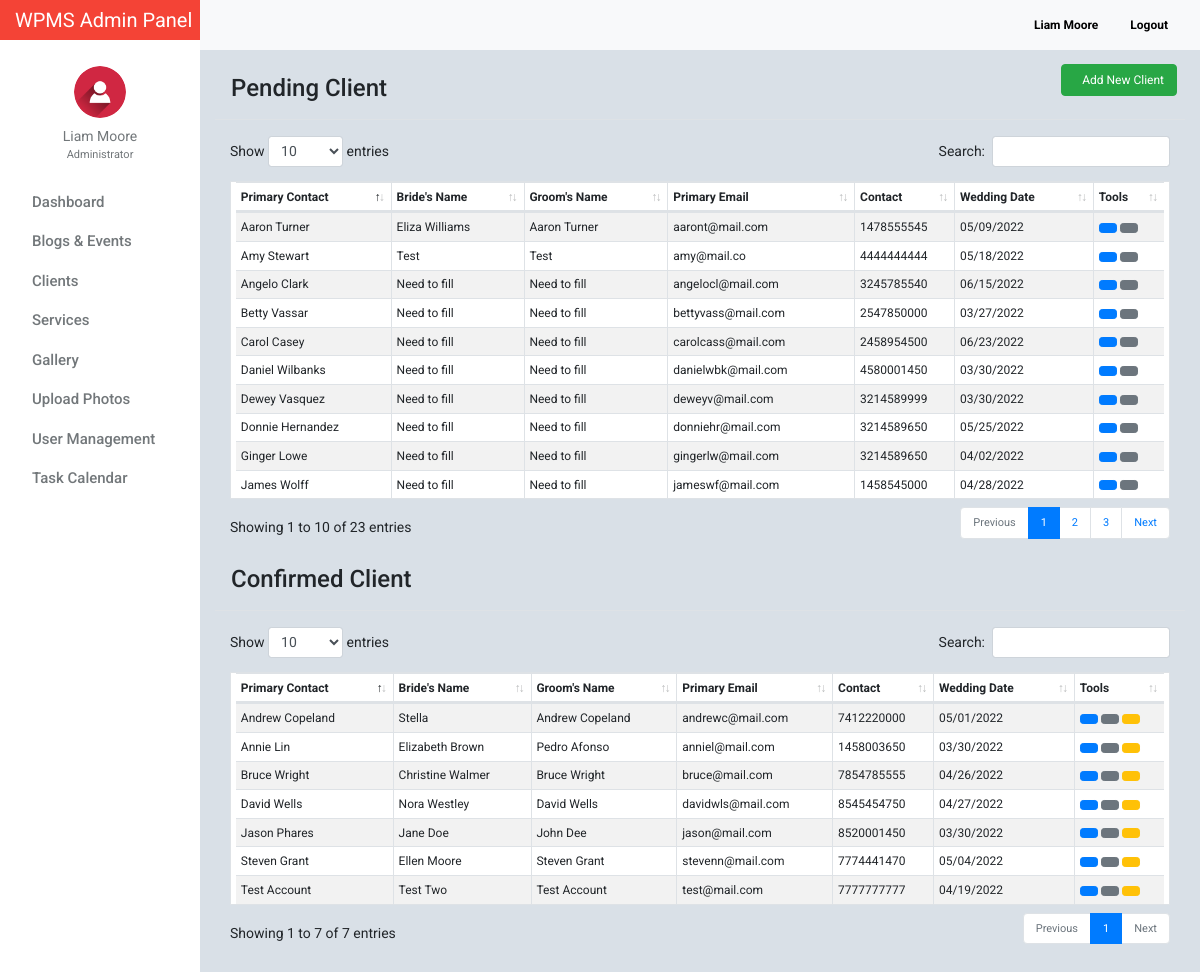
The page /admin/client.php (signed in) on the database its author committed.
### tables this page shows
CREATE TABLE `tblusers` (
  `id` int(11) NOT NULL,
  `firstname` varchar(32) NOT NULL,
  `lastname` varchar(32) NOT NULL,
  `gender` enum('m','f') NOT NULL,
  `username` varchar(50) NOT NULL,
  `password` varchar(50) NOT NULL,
  `email` varchar(100) NOT NULL,
  `designation` varchar(100) NOT NULL,
  `address` text NOT NULL,
  `access_level` enum('0','1','2') NOT NULL,
  `profile_picture` varchar(100) NOT NULL,
  `date_created` varchar(100) NOT NULL
);

CREATE TABLE `tblaccounts_detail` (
  `id` int(11) NOT NULL,
  `user_id` int(11) NOT NULL,
  `firstname` varchar(32) NOT NULL,
  `lastname` varchar(32) NOT NULL,
  `phone` varchar(20) NOT NULL,
  `city` varchar(50) NOT NULL,
  `datetime_created` timestamp NOT NULL DEFAULT current_timestamp(),
  `description` text NOT NULL,
  `location` text NOT NULL,
  `expectation_visitor` varchar(100) NOT NULL,
  `cash_advanced` decimal(10,2) NOT NULL,
  `status` varchar(100) NOT NULL DEFAULT 'pending',
  `date_signed` datetime NOT NULL
);

CREATE TABLE `tblweddingbook` (
  `booking_id` int(11) NOT NULL,
  `user_id` int(11) NOT NULL,
  `bride` varchar(32) NOT NULL,
  `groom` varchar(32) NOT NULL,
  `wedding_type` int(11) NOT NULL,
  `user_email` varchar(100) NOT NULL,
  `wedding_date` varchar(100) NOT NULL,
  `organizer_id` int(11) NOT NULL
);

### admin/include/database.php (called while the page is built, shortened)
<?php
class Database
{
    public $connection;
    public function open_connection()
    {
        $this->connection = mysqli_connect(DB_HOST, DB_USER, DB_PASS, DB_NAME);
    }
    public function query($sql)
    {
        $result = mysqli_query($this->connection, $sql);
        return $result;
    }
}
$db = new Database();
?>

### admin/include/db_object.php (called while the page is built, shortened)
<?php
class DB_Object
{
    public static function find_by_id($id) {
        $the_result_array = static::find_by_query("SELECT * FROM " . static::$db_table . " WHERE id = $id ORDER BY id DESC  LIMIT 1 ");
        return !empty($the_result_array) ? array_shift($the_result_array) : false;
    }
    public static function find_by_query($sql) {
        global $db;
        $result_set = $db->query($sql);
        $the_object_array = array();
        while($row = mysqli_fetch_array($result_set)) {
            $the_object_array[] = static::instantiation($row);
        }
        return $the_object_array;
    }
    public static function instantiation($the_record){
        $the_object = new $calling_class;
        foreach($the_record as $the_attribute => $value)
        {
            if($the_object->has_the_attribute($the_attribute)) {
                $the_object->$the_attribute = $value;
            }
        }
        return $the_object;
    }
    private function has_the_attribute($the_attribute) {
        $object_properties = get_object_vars($this);
        return array_key_exists($the_attribute, $object_properties);
    }
}
?>

### admin/include/Users.php (called while the page is built, shortened)
<?php
class Users extends DB_Object
{
    public $profile_picture;
    public $upload_directory = "upload/users";
    public $image_placeholder = "http://placehold.it/64x64&text=images";
    public function profile_picture_picture() {
        return empty($this->profile_picture) ? $this->image_placeholder : $this->upload_directory. '/' .$this->profile_picture;
    }
}
?>

### admin/include/Booking.php (called while the page is built, shortened)
<?php
class Booking extends DB_Object
{
    public static function getBooking() {
        global $db;
        $sql = "SELECT * FROM tblaccounts_detail INNER JOIN tblweddingbook ON tblweddingbook.user_id = tblaccounts_detail.user_id WHERE tblaccounts_detail.status = 'pending' ORDER BY booking_id ASC";
        $result_set = $db->query($sql);
        $the_object_array = array();
        while($row = mysqli_fetch_array($result_set)) {
            $the_object_array[] = static::instantiation($row);
        }
        return $the_object_array;
    }
     public static function ConfirmedBooking() {
        global $db;
        $sql = "SELECT * FROM tblaccounts_detail INNER JOIN tblweddingbook ON tblweddingbook.user_id = tblaccounts_detail.user_id WHERE tblaccounts_detail.status = 'confirm' ORDER BY booking_id ASC";
        $result_set = $db->query($sql);
        $the_object_array = array();
        while($row = mysqli_fetch_array($result_set)) {
            $the_object_array[] = static::instantiation($row);
        }
        return $the_object_array;
    }
}
?>

### admin/client.php (the view, shortened to what this page needs)
<?php
     $booking =  Booking::getBooking();
     $booking_confirm =  Booking::ConfirmedBooking();
?>
<?php $users_profile = Users::find_by_id($_SESSION['id']); ?>
<!doctype html>
<html lang="en">
<head>
    <link href="css/bootstrap.min.css" rel="stylesheet">
    <link href="css/dashboard.css" rel="stylesheet">
    <link href="css/dataTables.bootstrap4.min.css" rel="stylesheet">
    <link rel="stylesheet" type="text/css"
          href="https://cdn.materialdesignicons.com/2.1.19/css/materialdesignicons.min.css">
</head>
<body>
<?php include_once 'include/sidebar.php'; ?>
<div class="d-flex justify-content-between flex-wrap flex-md-nowrap align-items-center pb-2 mb-3 border-bottom">
    <h6 class="h4 mt-4 ml-3">Pending Client</h6>
    <div class="btn-toolbar mb-md-0">
        <div class="btn-group mr-2">
            <a class="btn btn-md btn-success" style="font-size: 12px;" href="client_add.php"><i class="mdi mdi-account-plus mr-2"></i> Add New Client</a>
        </div>
    </div>
</div>
<table id="pending" class="table table-striped table-bordered table-hover table-sm" cellspacing="0" width="100%" style="background: white;padding: 0 5px;">
    <thead>
        <tr>
            <th>Primary Contact</th>
            <th>Bride's Name</th>
            <th>Groom's Name</th>
            <th>Primary Email</th>
            <th>Contact</th>
            <th>Wedding Date</th>
            <th>Tools</th>
        </tr>
    </thead>
    <tbody>
    <?php foreach ($booking as $bookWedding) : ?>
        <tr>
            <td class=""><?= $bookWedding->firstname . ' ' . $bookWedding->lastname;?></td>
            <td class="">
                <?= (empty($bookWedding->bride)) ?  'Need to fill' :  $bookWedding->bride; ?>
            </td>
            <td class=""><?= (empty($bookWedding->groom)) ?  'Need to fill' :  $bookWedding->groom; ?></td>
            <td class=""><?= $bookWedding->user_email; ?></td>
            <td class=""> <?= $bookWedding->phone; ?></td>
            <td class=""><?= (empty($bookWedding->wedding_date)) ?  'N/A' :  $bookWedding->wedding_date; ?></td>
            <td>
                <a href="client_assign.php?booking=<?= $bookWedding->booking_id; ?>&user_id=<?= $bookWedding->user_id; ?>" class="btn btn-primary btn-sm" data-toggle="tooltip" data-placement="top" title="Assign user to weddings"><i class="mdi mdi-clipboard-account"></i></a>
                <a href="client_edit.php?booking=<?= $bookWedding->booking_id; ?>&user_id=<?= $bookWedding->user_id; ?>" class="btn btn-secondary btn-sm" data-toggle="tooltip" data-placement="top" title="Edit client account information"><i class="mdi mdi-account-edit"></i></a>
            </td>
        </tr>
    <?php endforeach; ?>
</tbody>
</table>
<div class="d-flex justify-content-between flex-wrap flex-md-nowrap align-items-center pb-2 mb-3 border-bottom">
    <h6 class="h4 mt-4 ml-3">Confirmed Client</h6>
</div>
<table id="confirmed" class="table table-striped table-hover table-bordered table-sm" cellspacing="0" width="100%" style="background: white;padding: 0 5px;">
    <thead>
        <tr>
            <th>Primary Contact</th>
            <th>Bride's Name</th>
            <th>Groom's Name</th>
            <th>Primary Email</th>
            <th>Contact</th>
            <th>Wedding Date</th>
            <th>Tools</th>
        </tr>
    </thead>
    <tbody>
    <?php foreach ($booking_confirm as $booking_confirm_row) : ?>
        <tr>
            <td class=""><?= $booking_confirm_row->firstname . ' ' . $booking_confirm_row->lastname;?></td>
            <td class="">
                <?= (empty($booking_confirm_row->bride)) ?  'Need to fill' :  $booking_confirm_row->bride; ?>
            </td>
            <td class=""><?= (empty($booking_confirm_row->groom)) ?  'Need to fill' :  $booking_confirm_row->groom; ?></td>
            <td class=""><?= $booking_confirm_row->user_email; ?></td>
            <td class=""> <?= $booking_confirm_row->phone; ?></td>
            <td class=""><?= (empty($booking_confirm_row->wedding_date)) ?  'N/A' :  $booking_confirm_row->wedding_date; ?></td>
            <td>
                <a href="client_assign.php?booking=<?= $booking_confirm_row->booking_id; ?>&user_id=<?= $booking_confirm_row->user_id; ?>" class="btn btn-primary btn-sm" data-toggle="tooltip" data-placement="top" title="Assign user to weddings"><i class="mdi mdi-clipboard-account"></i></a>
                <a href="client_edit.php?booking=<?= $booking_confirm_row->booking_id; ?>&user_id=<?= $booking_confirm_row->user_id; ?>" class="btn btn-secondary btn-sm" data-toggle="tooltip" data-placement="top" title="Edit client account information"><i class="mdi mdi-account-edit"></i></a>
                <a href="client_manage_account_details.php?booking_id=<?= $booking_confirm_row->booking_id; ?>&user_id=<?= $booking_confirm_row->user_id; ?>" class="btn btn-warning btn-sm" data-toggle="tooltip" data-placement="top" title="Enter client workbook to manage all wedding details"><i class="mdi mdi-account-card-details"></i></a>
            </td>
        </tr>
    <?php endforeach; ?>
</tbody>
</table>
</main>
</div>
</div>
</body>
</html>

### admin/include/sidebar.php (shortened to what this page needs)
<nav class="navbar sticky-top p-0" style="width: 16.7%;background-color: #f44336;">
    <a class="navbar-brand col-sm-3 col-md-2 mr-0" style="color:white;" href="dashboard.php">
        WPMS Admin Panel
    </a>
</nav>
<div class="container-fluid">
    <div class="row">
        <nav class="col-md-2 d-none d-md-block bg-light sidebar">
            <div class="sidebar-sticky">
                <ul class="nav flex-column">
                    <li class="nav-item mt-3">
                        <div class="text-center">
                            <a href="users_profile.php" class="user-button">
                                <img src="<?= $users_profile->profile_picture_picture(); ?>" class="img-fluid rounded-circle" width="52" height="52" alt="">
                                <div class="user-profile"><?= $users_profile->firstname . ' ' . $users_profile->lastname; ?></div>
                            </a>
                                <div class="text-center mt-0" style="font-size: 11px;color:#72777a;">
                                    <?= ($users_profile->designation == 0) ? 'Administrator' : 'Moderator'; ?>
                                </div>
                        </div>
                    </li>
                    <li class="nav-item"><div class="dropdown-divider"></div></li>
                    <li class="nav-item">
                        <a class="nav-link" href="dashboard.php">
                            Dashboard <span class="sr-only">(current)</span>
                        </a>
                    </li>
                    <li class="nav-item"><div class="dropdown-divider"></div></li>
                    <li class="nav-item">
                        <a class="nav-link" href="blog_events.php">
                            Blogs &amp; Events
                        </a>
                    </li>
                    <li class="nav-item"><div class="dropdown-divider"></div></li>
                    <li class="nav-item">
                        <a class="nav-link" href="client.php" >
                            Clients
                        </a>
                    </li>
                    <li class="nav-item"><div class="dropdown-divider"></div></li>
                    <li class="nav-item">
                        <a class="nav-link" href="service_list.php">
                            Services
                        </a>
                    </li>
                    <li class="nav-item"><div class="dropdown-divider"></div></li>
                    <li class="nav-item">
                        <a class="nav-link" href="photos_view.php">
                            Gallery
                        </a>
                    </li>
                    <li class="nav-item"><div class="dropdown-divider"></div></li>
                    <li class="nav-item">
                        <a class="nav-link" href="photos_add.php">
                            Upload Photos
                        </a>
                    </li>
                    <li class="nav-item"><div class="dropdown-divider"></div></li>
                    <li class="nav-item">
                        <a class="nav-link" href="users.php">
                            User Management
                        </a>
                    </li>
                    <li class="nav-item"><div class="dropdown-divider"></div></li>
                    <li class="nav-item">
                        <a class="nav-link" href="task_all_calendar.php">
                            Task Calendar
                        </a>
                    </li>
                </ul>
            </div>
        </nav>
        <main role="main" class="col-md-9 ml-sm-auto col-lg-10" style="margin-top: -40px;z-index: 999">
            <nav class="navbar navbar-expand-lg navbar-light bg-light" style="margin-left:-15px;margin-right: -15px;">
                <button class="navbar-toggler" type="button" data-toggle="collapse" data-target="#navbarNav" aria-controls="navbarNav" aria-expanded="false" aria-label="Toggle navigation">
                </button>
                <div class="form-inline my-2 my-lg-0">
                    <a class="nav-link" href="users_profile.php"><b><?= ucfirst($users_profile->firstname) . ' ' . ucfirst($users_profile->lastname); ?></b></a>
                    <a class="nav-link" href="logout.php"><b><i class="mdi mdi-logout" style="color: #f44336!important;"></i> Logout</b></a>
                </div>
            </nav>

### admin/css/dashboard.css (style rules this page uses)
body { font-size: .875rem; font-family: 'Roboto', 'Segoe UI',sans-serif; background: #D9E0E7; }
.sidebar { position: fixed; top: 0; bottom: 0; left: 0; z-index: 100; padding: 0; box-shadow: inset -1px 0 0 rgba(0, 0, 0, .1); background-color: #fff; }
.sidebar-sticky { position: -webkit-sticky; position: sticky; top: 40px; height: calc(100vh - 48px); height: 100% !important; padding-top: 2.5rem; overflow-x: hidden; overflow-y: auto; background-color: #fff; }
.sidebar .nav-link { font-weight: 500; color: #72777a; font-size: 15px; text-transform: capitalize; transition: all 2s linear; font-family: 'Roboto', sans-serif; }
.nav.flex-column li.nav-item:nth-child(2) { margin-top:10px; }
.user-profile { color: #72777a; margin-top: 8px; }
img.img-fluid.rounded-circle { margin-top: 10px; }
.form-inline.my-2.my-lg-0 a.nav-link { color: black; font-size: 12px; }
.dropdown-divider { border-top: 1px solid #fff; }
.nav.flex-column a.nav-link { padding: .0rem 1rem; }
.user-profile { text-transform: capitalize; }
.btn-group.mr-2 { border-top-right-radius: 0 !important; border-left-right-radius: 0 !important; }

### admin/client.php (style rules this page uses)
body { margin-bottom: 3%; }
table.table.table-striped.table-bordered.table-sm { font-size:12px; }

### rows shown on the page
tblusers: profile_picture (picture), firstname "Liam", lastname "Moore"
tblaccounts_detail: firstname "Dewey", lastname "Vasquez", shows "Need to fill", tblweddingbook.user_email "deweyv@mail.com", phone "3214589999", tblweddingbook.wedding_date "03/30/2022"
tblaccounts_detail: firstname "Daniel", lastname "Wilbanks", shows "Need to fill", tblweddingbook.user_email "danielwbk@mail.com", phone "4580001450", tblweddingbook.wedding_date "03/30/2022"
tblaccounts_detail: firstname "Ginger", lastname "Lowe", shows "Need to fill", tblweddingbook.user_email "gingerlw@mail.com", phone "3214589650", tblweddingbook.wedding_date "04/02/2022"
tblaccounts_detail: firstname "James", lastname "Wolff", shows "Need to fill", tblweddingbook.user_email "jameswf@mail.com", phone "1458545000", tblweddingbook.wedding_date "04/28/2022"
tblaccounts_detail: firstname "Donnie", lastname "Hernandez", shows "Need to fill", tblweddingbook.user_email "donniehr@mail.com", phone "3214589650", tblweddingbook.wedding_date "05/25/2022"
tblaccounts_detail: firstname "Betty", lastname "Vassar", shows "Need to fill", tblweddingbook.user_email "bettyvass@mail.com", phone "2547850000", tblweddingbook.wedding_date "03/27/2022"
tblaccounts_detail: firstname "Carol", lastname "Casey", shows "Need to fill", tblweddingbook.user_email "carolcass@mail.com", phone "2458954500", tblweddingbook.wedding_date "06/23/2022"
tblaccounts_detail: firstname "Angelo", lastname "Clark", shows "Need to fill", tblweddingbook.user_email "angelocl@mail.com", phone "3245785540", tblweddingbook.wedding_date "06/15/2022"
tblaccounts_detail: firstname "Aaron", lastname "Turner", tblweddingbook.bride "Eliza Williams", tblweddingbook.groom "Aaron Turner", tblweddingbook.user_email "aaront@mail.com", phone "1478555545", tblweddingbook.wedding_date "05/09/2022"
tblaccounts_detail: firstname "Amy", lastname "Stewart", tblweddingbook.bride "Test", tblweddingbook.groom "Test", tblweddingbook.user_email "amy@mail.co", phone "4444444444", tblweddingbook.wedding_date "05/18/2022"
tblaccounts_detail: firstname "Jason", lastname "Phares", tblweddingbook.bride "Jane Doe", tblweddingbook.groom "John Dee", tblweddingbook.user_email "jason@mail.com", phone "8520001450", tblweddingbook.wedding_date "03/30/2022"
tblaccounts_detail: firstname "Annie", lastname "Lin", tblweddingbook.bride "Elizabeth Brown", tblweddingbook.groom "Pedro Afonso", tblweddingbook.user_email "anniel@mail.com", phone "1458003650", tblweddingbook.wedding_date "03/30/2022"
tblaccounts_detail: firstname "David", lastname "Wells", tblweddingbook.bride "Nora Westley", tblweddingbook.groom "David Wells", tblweddingbook.user_email "davidwls@mail.com", phone "8545454750", tblweddingbook.wedding_date "04/27/2022"
tblaccounts_detail: firstname "Test", lastname "Account", tblweddingbook.bride "Test Two", tblweddingbook.groom "Test Account", tblweddingbook.user_email "test@mail.com", phone "7777777777", tblweddingbook.wedding_date "04/19/2022"
tblaccounts_detail: firstname "Andrew", lastname "Copeland", tblweddingbook.bride "Stella", tblweddingbook.groom "Andrew Copeland", tblweddingbook.user_email "andrewc@mail.com", phone "7412220000", tblweddingbook.wedding_date "05/01/2022"
tblaccounts_detail: firstname "Bruce", lastname "Wright", tblweddingbook.bride "Christine Walmer", tblweddingbook.groom "Bruce Wright", tblweddingbook.user_email "bruce@mail.com", phone "7854785555", tblweddingbook.wedding_date "04/26/2022"
tblaccounts_detail: firstname "Steven", lastname "Grant", tblweddingbook.bride "Ellen Moore", tblweddingbook.groom "Steven Grant", tblweddingbook.user_email "stevenn@mail.com", phone "7774441470", tblweddingbook.wedding_date "05/04/2022"
